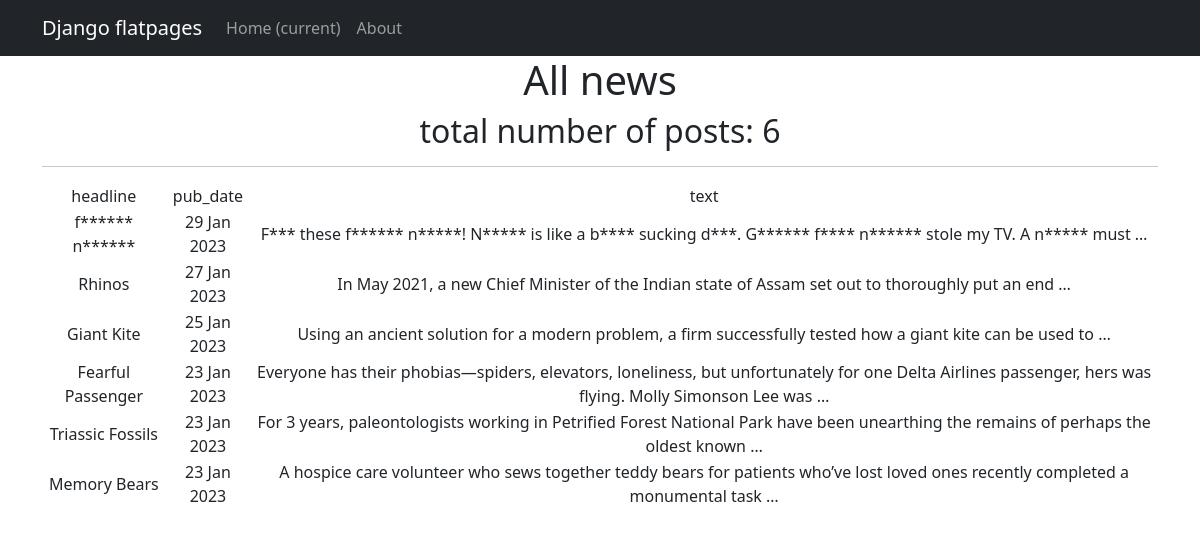
Page /news/ on the committed database.
### NewsPortal/models.py (models this page shows, shortened)
class Post(models.Model):
    post = 'Post'
    news = 'News'
    POST_OR_NEWS = [
        (post, 'Post'),
        (news, 'News')
    ]
    author = models.ForeignKey(Author, on_delete=models.CASCADE)
    post_or_news = models.CharField(max_length=4, choices=POST_OR_NEWS, default=post)
    pub_date = models.DateTimeField(auto_now_add=True)
    category = models.ManyToManyField('Category', through='PostCategory')
    headline = models.CharField(max_length=255, blank=False)
    text = models.TextField(blank=False)
    rating = models.FloatField(default=0.0)

### NewsPortal/views.py (the view)
# urls.py: path('', PostsList.as_view()),
class PostsList(ListView):
    model = Post
    ordering = '-pub_date'
    template_name = 'news_list.html'
    context_object_name = 'posts'

### NewsPortal/templatetags/custom_filters.py (called while the page is built)
def punc(word):
    for symbol in punctuation:
        if symbol in word:
            return True
    else:
        return False

def substring(user_word):
    for swear_word in SWEAR_WORDS:
        if swear_word in user_word.lower():
            return True
    else:
        return False

@register.filter()
def censor(value):
    values_list = value.split(' ')
    new_word_list = []
    for word in values_list:
        if substring(word):
            if punc(word):
                new_word = word[0] + ((len(word) - 2) * '*') + word[-1]
                new_word_list.append(new_word)
            else:
                new_word = word[0] + ((len(word) - 1) * '*')
                new_word_list.append(new_word)
        else:
            new_word_list.append(word)
    new_value = ' '.join(new_word_list)
    return new_value

### templates/news_list.html (shortened to what this page needs)
{% extends 'flatpages/default.html' %}
{% load custom_filters %}
{% block content %}
    <h1>All news</h1>
    <h2> total number of posts: {{ posts|length }}</h2>
    <hr>
    {% if posts %}
        <table>
            <tr>
                <td>headline</td>
                <td>pub_date</td>
                <td>text</td>
            </tr>
            {% for post in posts %}
            <tr>
                <td>{{ post.headline|censor }}</td>
                <td>{{ post.pub_date|date:'d M Y' }}</td>
                <td>{{ post.text|truncatewords:20|censor }}</td>
            </tr>
            {% endfor %}
        </table>
    {% else %}
        <h2>No posts here yet</h2>
    {% endif %}
{% endblock content %}

### templates/flatpages/default.html (shortened to what this page needs)
<!DOCTYPE html>
<html lang="en">
    <head>
        {% load static %}
        <link href="{% static 'css/styles.css' %}" rel="stylesheet" />
    </head>
    <body>
        <nav class="navbar navbar-expand-lg navbar-dark bg-dark static-top">
            <div class="container">
                <a class="navbar-brand" href="#">Django flatpages</a>
                <div class="collapse navbar-collapse" id="navbarResponsive">
                    <ul class="navbar-nav ml-auto">
                        <li class="nav-item active">
                            <a class="nav-link" href="#">Home
                                <span class="sr-only">(current)</span>
                            </a>
                        </li>
                        <li class="nav-item">
                            <a class="nav-link" href="/news/">About</a>
                        </li>
                    </ul>
                </div>
            </div>
        </nav>
        <div class="container">
            <div class="row">
                <div class="col-lg-12 text-center">
                    {% block content %}{% endblock content %}
                </div>
            </div>
        </div>
    </body>
</html>

### rows in the picture
Post: headline|censor "f****** n******", pub_date "29 Jan 2023", text|censor "F*** these f****** n*****! N***** is like a b**** sucking d***. G****** f**** n****** stole my TV. A n***** must …"
Post: headline|censor "Rhinos", pub_date "27 Jan 2023", text|censor "In May 2021, a new Chief Minister of the Indian state of Assam set out to thoroughly put an end …"
Post: headline|censor "Giant Kite", pub_date "25 Jan 2023", text|censor "Using an ancient solution for a modern problem, a firm successfully tested how a giant kite can be used to …"
Post: headline|censor "Fearful Passenger", pub_date "23 Jan 2023", text|censor "Everyone has their phobias—spiders, elevators, loneliness, but unfortunately for one Delta Airlines passenger, hers was flying. Molly Simonson Lee was …"
Post: headline|censor "Triassic Fossils", pub_date "23 Jan 2023", text|censor "For 3 years, paleontologists working in Petrified Forest National Park have been unearthing the remains of perhaps the oldest known …"
Post: headline|censor "Memory Bears", pub_date "23 Jan 2023", text|censor "A hospice care volunteer who sews together teddy bears for patients who’ve lost loved ones recently completed a monumental task …"

### other values in the picture
{{ posts|length }} "6"
